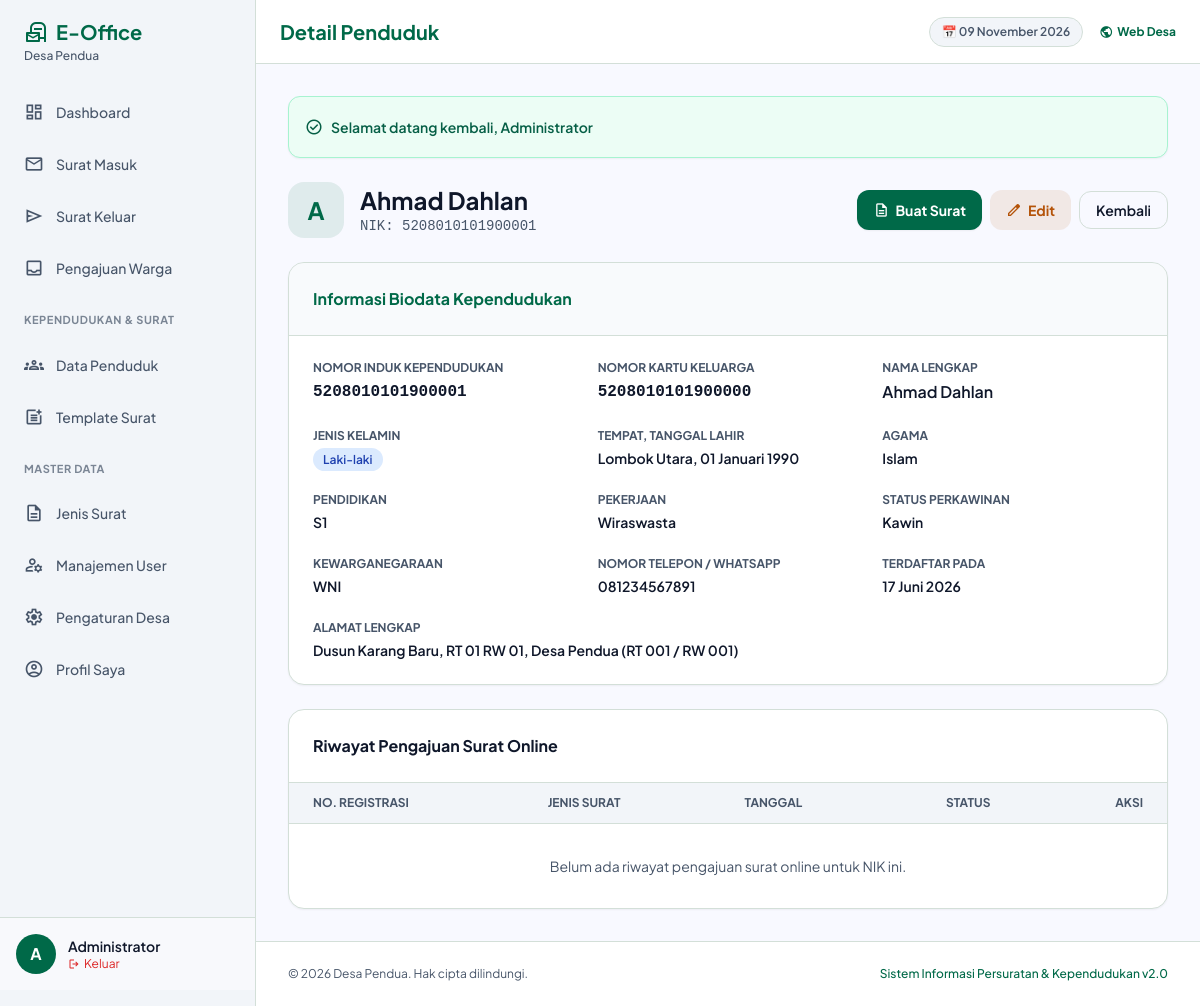
The app's page /admin/penduduk/detail.php?id=1 (signed in) with its own data.
### tables this page shows
CREATE TABLE profil_desa (
    id INT PRIMARY KEY DEFAULT 1,
    nama VARCHAR(100) NOT NULL,
    alamat TEXT,
    telepon VARCHAR(20),
    email VARCHAR(100),
    logo VARCHAR(255),
    nama_kades VARCHAR(100),
    nip_kades VARCHAR(50)
);

CREATE TABLE penduduk (
    id INT AUTO_INCREMENT PRIMARY KEY,
    nik VARCHAR(20) NOT NULL UNIQUE,
    no_kk VARCHAR(20),
    nama_lengkap VARCHAR(100) NOT NULL,
    jenis_kelamin ENUM('Laki-laki', 'Perempuan') NOT NULL,
    tempat_lahir VARCHAR(100),
    tanggal_lahir DATE,
    agama VARCHAR(30) DEFAULT 'Islam',
    pendidikan VARCHAR(50),
    pekerjaan VARCHAR(100),
    status_perkawinan VARCHAR(50) DEFAULT 'Belum Kawin',
    kewarganegaraan VARCHAR(10) DEFAULT 'WNI',
    alamat TEXT,
    rt VARCHAR(5) DEFAULT '001',
    rw VARCHAR(5) DEFAULT '001',
    telepon VARCHAR(20),
    dibuat_pada TIMESTAMP DEFAULT CURRENT_TIMESTAMP
);

### admin/penduduk/detail.php (the view, shortened to what the rows shown need)
<?php
$page_title = "Detail Penduduk";
require_once __DIR__ . '/../../includes/auth.php';
$id = (int)($_GET['id'] ?? 0);
$stmt = $pdo->prepare("SELECT * FROM penduduk WHERE id = ?");
$stmt->execute([$id]);
$citizen = $stmt->fetch();
require_once __DIR__ . '/../../includes/header.php';
require_once __DIR__ . '/../../includes/sidebar.php';
?>
<div class="max-w-4xl mx-auto space-y-6">
    <div class="flex flex-col sm:flex-row sm:items-center justify-between gap-4">
        <div class="flex items-center gap-4">
            <div class="w-14 h-14 rounded-2xl bg-primary/10 text-primary flex items-center justify-center font-bold text-2xl">
                <?= strtoupper(substr($citizen['nama_lengkap'], 0, 1)) ?>
            </div>
            <div>
                <h2 class="text-2xl font-bold text-on-surface"><?= htmlspecialchars($citizen['nama_lengkap']) ?></h2>
                <p class="text-on-surface-variant text-sm font-mono">NIK: <?= $citizen['nik'] ?></p>
            </div>
        </div>
    </div>
    <div class="bg-white rounded-2xl border border-outline-variant shadow-sm overflow-hidden">
        <div class="p-6">
            <div class="grid grid-cols-1 sm:grid-cols-2 md:grid-cols-3 gap-6 text-sm">
                <div>
                    <p class="text-xs font-bold uppercase text-on-surface-variant">Nomor Induk Kependudukan</p>
                    <p class="text-base font-semibold font-mono text-on-surface mt-1"><?= $citizen['nik'] ?></p>
                </div>
                <div>
                    <p class="text-xs font-bold uppercase text-on-surface-variant">Nomor Kartu Keluarga</p>
                    <p class="text-base font-semibold font-mono text-on-surface mt-1"><?= $citizen['no_kk'] ?: '-' ?></p>
                </div>
                <div>
                    <p class="text-xs font-bold uppercase text-on-surface-variant">Nama Lengkap</p>
                    <p class="text-base font-semibold text-on-surface mt-1"><?= htmlspecialchars($citizen['nama_lengkap']) ?></p>
                </div>
                <div>
                    <p class="text-sm font-semibold text-on-surface mt-1">
                        <span class="px-2.5 py-1 rounded-full text-xs <?= $citizen['jenis_kelamin'] === 'Laki-laki' ? 'bg-blue-100 text-blue-800' : 'bg-pink-100 text-pink-800' ?>">
                            <?= $citizen['jenis_kelamin'] ?>
                        </span>
                    </p>
                </div>
                <div>
                    <p class="text-xs font-bold uppercase text-on-surface-variant">Tempat, Tanggal Lahir</p>
                    <p class="text-sm font-semibold text-on-surface mt-1"><?= $citizen['tempat_lahir'] ? $citizen['tempat_lahir'] . ', ' : '' ?><?= format_date($citizen['tanggal_lahir']) ?></p>
                </div>
                <div>
                    <p class="text-xs font-bold uppercase text-on-surface-variant">Agama</p>
                    <p class="text-sm font-semibold text-on-surface mt-1"><?= $citizen['agama'] ?: '-' ?></p>
                </div>
                <div>
                    <p class="text-xs font-bold uppercase text-on-surface-variant">Pendidikan</p>
                    <p class="text-sm font-semibold text-on-surface mt-1"><?= $citizen['pendidikan'] ?: '-' ?></p>
                </div>
                <div>
                    <p class="text-xs font-bold uppercase text-on-surface-variant">Pekerjaan</p>
                    <p class="text-sm font-semibold text-on-surface mt-1"><?= $citizen['pekerjaan'] ?: '-' ?></p>
                </div>
                <div>
                    <p class="text-xs font-bold uppercase text-on-surface-variant">Status Perkawinan</p>
                    <p class="text-sm font-semibold text-on-surface mt-1"><?= $citizen['status_perkawinan'] ?: '-' ?></p>
                </div>
                <div>
                    <p class="text-xs font-bold uppercase text-on-surface-variant">Kewarganegaraan</p>
                    <p class="text-sm font-semibold text-on-surface mt-1"><?= $citizen['kewarganegaraan'] ?: 'WNI' ?></p>
                </div>
                <div>
                    <p class="text-xs font-bold uppercase text-on-surface-variant">Nomor Telepon / WhatsApp</p>
                    <p class="text-sm font-semibold text-on-surface mt-1"><?= $citizen['telepon'] ?: '-' ?></p>
                </div>
                <div>
                    <p class="text-xs font-bold uppercase text-on-surface-variant">Terdaftar Pada</p>
                    <p class="text-sm font-semibold text-on-surface mt-1"><?= format_date($citizen['dibuat_pada']) ?></p>
                </div>
                <div class="sm:col-span-2 md:col-span-3">
                    <p class="text-xs font-bold uppercase text-on-surface-variant">Alamat Lengkap</p>
                    <p class="text-sm font-semibold text-on-surface mt-1"><?= htmlspecialchars($citizen['alamat'] ?: '-') ?> <?= $citizen['rt'] ? '(RT ' . $citizen['rt'] . ' / RW ' . $citizen['rw'] . ')' : '' ?></p>
                </div>
            </div>
        </div>
    </div>
    <div class="bg-white rounded-2xl border border-outline-variant shadow-sm overflow-hidden">
        <div class="overflow-x-auto">
            <table class="w-full text-left border-collapse text-sm">
                <thead>
                    <tr class="bg-surface-container-low border-b border-outline-variant">
                        <th class="px-6 py-3 text-xs font-bold uppercase text-on-surface-variant">No. Registrasi</th>
                        <th class="px-6 py-3 text-xs font-bold uppercase text-on-surface-variant">Jenis Surat</th>
                        <th class="px-6 py-3 text-xs font-bold uppercase text-on-surface-variant">Tanggal</th>
                        <th class="px-6 py-3 text-xs font-bold uppercase text-on-surface-variant text-center">Status</th>
                        <th class="px-6 py-3 text-xs font-bold uppercase text-on-surface-variant text-right">Aksi</th>
                    </tr>
                </thead>
            </table>
        </div>
    </div>
</div>
<?php require_once __DIR__ . '/../../includes/footer.php'; ?>

### includes/sidebar.php (shortened to what the rows shown need)
<?php if (is_logged_in()): ?>
<aside id="admin-sidebar" class="h-screen w-64 fixed left-0 top-0 bg-surface-container-low border-r border-outline-variant shadow-lg md:shadow-none flex flex-col py-4 z-40 transform -translate-x-full md:translate-x-0 transition-transform duration-300 ease-in-out">
    <div class="px-6 mb-6 flex items-center justify-between">
        <div>
            <h1 class="text-xl text-primary font-bold flex items-center gap-2">
                <span class="material-symbols-outlined text-2xl">local_post_office</span> E-Office
            </h1>
            <p class="text-xs text-on-surface-variant font-medium"><?= htmlspecialchars(get_village_profile()['nama']) ?></p>
        </div>
    </div>
    <nav class="flex-1 space-y-1 overflow-y-auto px-3">
        <a class="flex items-center gap-3 px-3 py-2.5 rounded-xl font-medium text-sm text-on-surface-variant hover:bg-surface-container-high hover:text-primary transition-all" href="<?= base_url('admin/index.php') ?>">
            <span class="material-symbols-outlined text-xl">dashboard</span>
            Dashboard
        </a>
        <a class="flex items-center gap-3 px-3 py-2.5 rounded-xl font-medium text-sm text-on-surface-variant hover:bg-surface-container-high hover:text-primary transition-all" href="<?= base_url('admin/surat-masuk/index.php') ?>">
            <span class="material-symbols-outlined text-xl">mail</span>
            Surat Masuk
        </a>
        <a class="flex items-center gap-3 px-3 py-2.5 rounded-xl font-medium text-sm text-on-surface-variant hover:bg-surface-container-high hover:text-primary transition-all" href="<?= base_url('admin/surat-keluar/index.php') ?>">
            <span class="material-symbols-outlined text-xl">send</span>
            Surat Keluar
        </a>
        <a class="flex items-center gap-3 px-3 py-2.5 rounded-xl font-medium text-sm text-on-surface-variant hover:bg-surface-container-high hover:text-primary transition-all" href="<?= base_url('admin/pengajuan/index.php') ?>">
            <span class="material-symbols-outlined text-xl">inbox</span>
            Pengajuan Warga
        </a>
        <div class="pt-4 pb-2 px-3 text-[11px] font-bold text-on-surface-variant/70 uppercase tracking-wider">Kependudukan & Surat</div>
        <a class="flex items-center gap-3 px-3 py-2.5 rounded-xl font-medium text-sm text-on-surface-variant hover:bg-surface-container-high hover:text-primary transition-all" href="<?= base_url('admin/penduduk/index.php') ?>">
            <span class="material-symbols-outlined text-xl">groups</span>
            Data Penduduk
        </a>
        <a class="flex items-center gap-3 px-3 py-2.5 rounded-xl font-medium text-sm text-on-surface-variant hover:bg-surface-container-high hover:text-primary transition-all" href="<?= base_url('admin/surat/buat.php') ?>">
            <span class="material-symbols-outlined text-xl">post_add</span>
            Template Surat
        </a>
        <div class="pt-4 pb-2 px-3 text-[11px] font-bold text-on-surface-variant/70 uppercase tracking-wider">Master Data</div>
        <a class="flex items-center gap-3 px-3 py-2.5 rounded-xl font-medium text-sm text-on-surface-variant hover:bg-surface-container-high hover:text-primary transition-all" href="<?= base_url('admin/master/jenis-surat.php') ?>">
            <span class="material-symbols-outlined text-xl">description</span>
            Jenis Surat
        </a>
        <a class="flex items-center gap-3 px-3 py-2.5 rounded-xl font-medium text-sm text-on-surface-variant hover:bg-surface-container-high hover:text-primary transition-all" href="<?= base_url('admin/users/index.php') ?>">
            <span class="material-symbols-outlined text-xl">manage_accounts</span>
            Manajemen User
        </a>
        <a class="flex items-center gap-3 px-3 py-2.5 rounded-xl font-medium text-sm text-on-surface-variant hover:bg-surface-container-high hover:text-primary transition-all" href="<?= base_url('admin/settings/desa.php') ?>">
            <span class="material-symbols-outlined text-xl">settings</span>
            Pengaturan Desa
        </a>
        <a class="flex items-center gap-3 px-3 py-2.5 rounded-xl font-medium text-sm text-on-surface-variant hover:bg-surface-container-high hover:text-primary transition-all" href="<?= base_url('admin/profil.php') ?>">
            <span class="material-symbols-outlined text-xl">account_circle</span>
            Profil Saya
        </a>
    </nav>
    <div class="px-4 py-4 border-t border-outline-variant bg-white/40">
        <div class="flex items-center gap-3">
            <div class="w-10 h-10 rounded-full bg-primary flex items-center justify-center text-white font-bold shrink-0">
                <?= strtoupper(substr($_SESSION['full_name'] ?? 'A', 0, 1)) ?>
            </div>
            <div class="overflow-hidden flex-1">
                <p class="text-sm font-semibold truncate text-on-surface"><?= htmlspecialchars($_SESSION['full_name'] ?? 'User') ?></p>
                <a href="<?= base_url('logout.php') ?>" class="text-xs text-error hover:underline flex items-center gap-1">
                    <span class="material-symbols-outlined text-xs">logout</span> Keluar
                </a>
            </div>
        </div>
    </div>
</aside>
<main class="ml-0 md:ml-64 min-h-screen flex flex-col transition-all">
    <header class="w-full sticky top-0 z-20 bg-white/95 backdrop-blur-md border-b border-outline-variant flex justify-between items-center h-16 px-4 sm:px-6">
        <div class="flex items-center gap-3">
            <h2 class="text-lg sm:text-xl font-bold text-primary truncate"><?= $page_title ?? 'Dashboard' ?></h2>
        </div>
        <div class="flex items-center gap-4">
            <span class="hidden sm:inline-block text-xs font-semibold px-3 py-1.5 rounded-full bg-surface-container-low text-on-surface-variant border border-outline-variant">
                📅 <?= format_date(date('Y-m-d')) ?>
            </span>
            <a href="<?= base_url() ?>" target="_blank" class="text-xs font-bold text-primary hover:underline flex items-center gap-1" title="Lihat Website">
                <span class="material-symbols-outlined text-sm">public</span> Web Desa
            </a>
        </div>
    </header>
    <div class="p-4 sm:p-6 lg:p-8 flex-1">
        <?php $flash = get_flash(); if ($flash): ?>
            <div class="mb-6 p-4 rounded-xl shadow-sm border <?= $flash['type'] === 'success' ? 'bg-emerald-50 text-emerald-800 border-emerald-200' : 'bg-red-50 text-red-800 border-red-200' ?> flex items-center justify-between">
                <div class="flex items-center gap-2">
                    <span class="material-symbols-outlined text-lg"><?= $flash['type'] === 'success' ? 'check_circle' : 'error' ?></span>
                    <span class="text-sm font-semibold"><?= $flash['message'] ?></span>
                </div>
            </div>
        <?php endif; ?>
<?php endif; ?>

### includes/footer.php (shortened to what the rows shown need)
<?php if (is_logged_in()): ?>
    </div>
    <footer class="mt-auto border-t border-outline-variant bg-white py-4 sm:py-6 px-4 sm:px-8">
        <div class="flex flex-col sm:flex-row justify-between items-center gap-2 text-xs text-on-surface-variant">
            <p>&copy; <?= date('Y') ?> <?= htmlspecialchars(get_village_profile()['nama']) ?>. Hak cipta dilindungi.</p>
            <p class="font-medium text-primary">Sistem Informasi Persuratan & Kependudukan v2.0</p>
        </div>
    </footer>
</main>
<?php endif; ?>
</body>
</html>

### records on screen
profil_desa: nama "Desa Pendua"
penduduk: nama_lengkap "A", nama_lengkap "Ahmad Dahlan", nik "5208010101900001", no_kk "5208010101900000", jenis_kelamin "Laki-laki", tempat_lahir "Lombok Utara", tanggal_lahir "01 Januari 1990", agama "Islam", pendidikan "S1", pekerjaan "Wiraswasta", status_perkawinan "Kawin", kewarganegaraan "WNI", telepon "081234567891", dibuat_pada "17 Juni 2026", alamat "Dusun Karang Baru, RT 01 RW 01, Desa Pendua", rt "001", rw "001"

### other values on screen
substr($_SESSION['full_name'] ?? 'A', 0, 1) "A"
$_SESSION['full_name'] "Administrator"
$page_title "Detail Penduduk"
$flash['message'] "Selamat datang kembali, Administrator"
